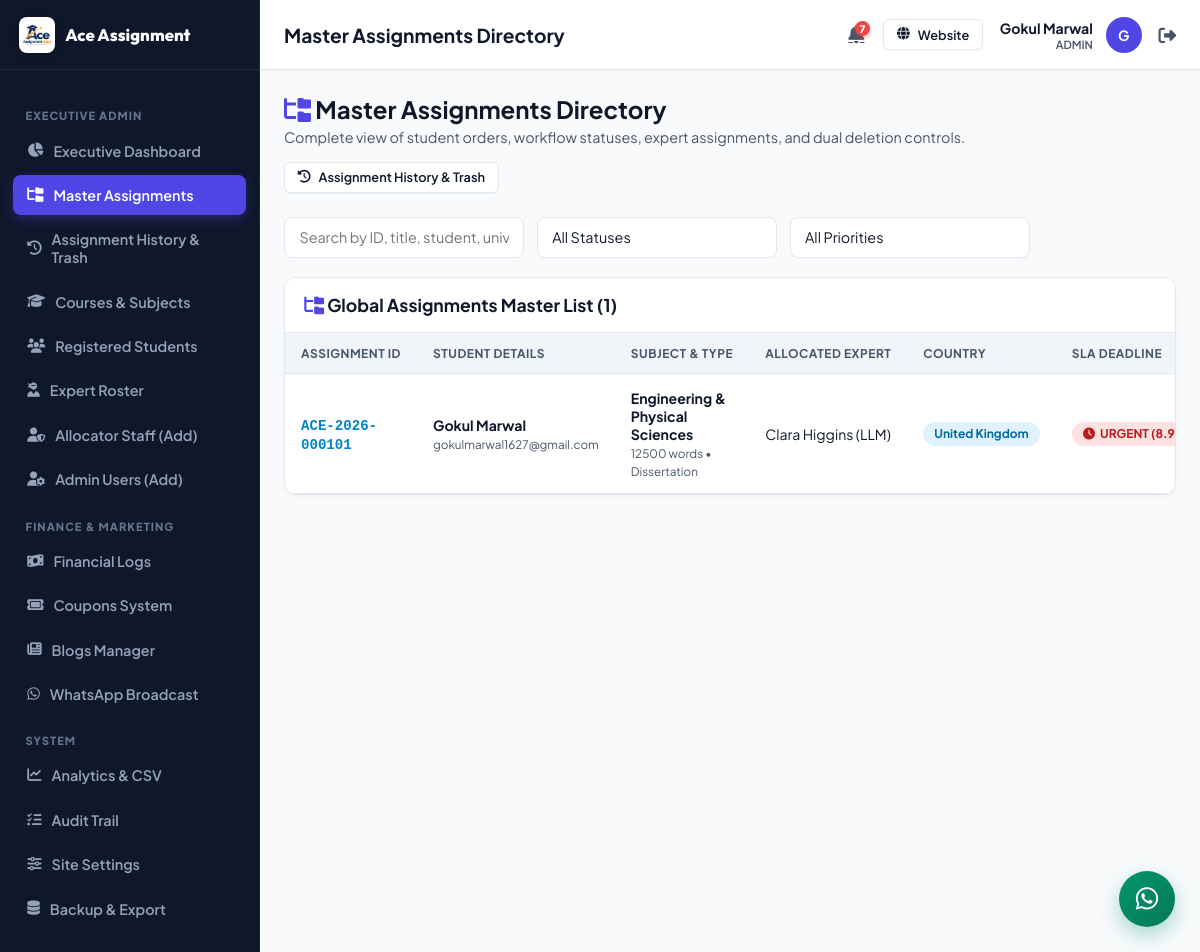
/admin/assignments.php (signed in), run on the app's committed database.
### tables this page shows
CREATE TABLE `assignments` (
  `id` int NOT NULL AUTO_INCREMENT,
  `assignment_id` varchar(50) NOT NULL,
  `student_id` varchar(50) NOT NULL,
  `title` varchar(255) NOT NULL,
  `subject` varchar(100) NOT NULL,
  `assignment_type` varchar(100) DEFAULT NULL,
  `deadline` datetime DEFAULT NULL,
  `timezone` varchar(50) DEFAULT NULL,
  `word_count` int DEFAULT '250',
  `pages` int DEFAULT '1',
  `reference_style` varchar(50) DEFAULT NULL,
  `priority` varchar(50) DEFAULT 'Normal',
  `language` varchar(50) DEFAULT 'English (US)',
  `instructions` text,
  `currency` varchar(10) DEFAULT 'USD',
  `price` decimal(10,2) DEFAULT '0.00',
  `discount_code` varchar(50) DEFAULT NULL,
  `final_price` decimal(10,2) DEFAULT '0.00',
  `status` varchar(50) DEFAULT 'New',
  `allocator_id` varchar(50) DEFAULT NULL,
  `expert_id` varchar(50) DEFAULT NULL,
  `country` varchar(100) DEFAULT NULL,
  `university` varchar(255) DEFAULT NULL,
  `created_at` datetime DEFAULT CURRENT_TIMESTAMP,
  `updated_at` datetime DEFAULT CURRENT_TIMESTAMP ON UPDATE CURRENT_TIMESTAMP,
  `payment_status` varchar(50) DEFAULT 'Unpaid',
  `payment_plan` varchar(50) DEFAULT '100%',
  `paid_amount` decimal(10,2) DEFAULT '0.00',
  `remaining_balance` decimal(10,2) DEFAULT '0.00',
  `refund_reason` text,
  `revision_notes` text,
  PRIMARY KEY (`id`),
  UNIQUE KEY `assignment_id` (`assignment_id`)
);

CREATE TABLE `students` (
  `id` int NOT NULL AUTO_INCREMENT,
  `student_id` varchar(50) NOT NULL,
  `name` varchar(255) NOT NULL,
  `email` varchar(255) NOT NULL,
  `phone` varchar(100) DEFAULT NULL,
  `password` varchar(255) NOT NULL,
  `country` varchar(100) DEFAULT NULL,
  `university` varchar(255) DEFAULT NULL,
  `course` varchar(255) DEFAULT NULL,
  `status` varchar(50) DEFAULT 'Active',
  `created_at` datetime DEFAULT CURRENT_TIMESTAMP,
  PRIMARY KEY (`id`),
  UNIQUE KEY `student_id` (`student_id`),
  UNIQUE KEY `email` (`email`)
);

CREATE TABLE `experts` (
  `id` int NOT NULL AUTO_INCREMENT,
  `expert_id` varchar(50) NOT NULL,
  `name` varchar(255) NOT NULL,
  `email` varchar(255) NOT NULL,
  `phone` varchar(100) DEFAULT NULL,
  `subjects` text,
  `rating` decimal(3,2) DEFAULT '5.00',
  `completed_count` int DEFAULT '0',
  `status` varchar(50) DEFAULT 'Available',
  PRIMARY KEY (`id`),
  UNIQUE KEY `expert_id` (`expert_id`),
  UNIQUE KEY `email` (`email`)
);

### includes/auth.php (called while the page is built, shortened)
<?php
require_once __DIR__ . '/db.php';
class Auth {
    public static function currentUser() {
        return $_SESSION['user'] ?? null;
    }
    public static function checkLoggedIn() {
        $user = self::currentUser();
        if ($user) {
            $table = ($user['role'] === 'Admin') ? 'admins' : (($user['role'] === 'Allocator') ? 'allocators' : (($user['role'] === 'Expert') ? 'experts' : 'students'));
            $idKey = ($user['role'] === 'Admin') ? 'admin_id' : (($user['role'] === 'Allocator') ? 'allocator_id' : (($user['role'] === 'Expert') ? 'expert_id' : 'student_id'));
            $record = DataStore::findOne($table, $idKey, $user['id']);
        }
    }
    public static function checkRole($allowedRoles = []) {
        self::checkLoggedIn();
    }
}

### includes/db.php (called while the page is built, shortened)
<?php
class DataStore {
    private static $pdo = null;
    private static $dbHost = 'database-1.c1o0ygcs2cex.ap-south-1.rds.amazonaws.com';
    private static $dbPort = 3306;
    private static $dbUser = 'admin';
    private static $dbPass = 'Marwal#1627';
    private static $dbName = 'aceassignmenthelp_db';
    public static function getPdo() {
        if (self::$pdo === null) {
            try {
                $dsn = "mysql:host=" . self::$dbHost . ";port=" . self::$dbPort . ";dbname=" . self::$dbName . ";charset=utf8mb4";
                self::$pdo = new PDO($dsn, self::$dbUser, self::$dbPass, [
                    PDO::ATTR_ERRMODE => PDO::ERRMODE_EXCEPTION,
                    PDO::ATTR_DEFAULT_FETCH_MODE => PDO::FETCH_ASSOC,
                    PDO::ATTR_EMULATE_PREPARES => false,
                    PDO::ATTR_TIMEOUT => 5
                ]);
            } catch (Throwable $e) {
                error_log("MySQL Connection Failed: " . $e->getMessage());
                self::$pdo = null;
                throw new Exception("Unable to connect to MySQL database: " . $e->getMessage());
            }
        }
        return self::$pdo;
    }
    private static function formatRecordFromDb($collectionName, $row) {
        if ($collectionName === 'experts' && isset($row['subjects'])) {
            if (is_string($row['subjects'])) {
                $decoded = json_decode($row['subjects'], true);
                $row['subjects'] = is_array($decoded) ? $decoded : array_map('trim', explode(',', $row['subjects']));
            }
        }
        if ($collectionName === 'notifications') {
            if (isset($row['notification_id'])) {
                $row['id'] = $row['notification_id'];
            }
            $row['is_read'] = (bool)($row['is_read'] ?? false);
        }
        return $row;
    }
    public static function getCollection($collectionName) {
        $pdo = self::getPdo();
        try {
            $stmt = $pdo->query("SELECT * FROM `$collectionName` ORDER BY id DESC");
            $rows = $stmt->fetchAll();
            $result = [];
            foreach ($rows as $row) {
                $result[] = self::formatRecordFromDb($collectionName, $row);
            }
            return $result;
        } catch (Throwable $e) {
            error_log("DataStore::getCollection error ($collectionName): " . $e->getMessage());
            return [];
        }
    }
    public static function findOne($collectionName, $key, $value) {
        $pdo = self::getPdo();
        try {
            $sqlKey = $key;
            $stmt = $pdo->prepare("SELECT * FROM `$collectionName` WHERE `$sqlKey` = ? LIMIT 1");
            $stmt->execute([$value]);
            $row = $stmt->fetch();
            if ($row) {
                return self::formatRecordFromDb($collectionName, $row);
            }
        } catch (Throwable $e) {
            error_log("DataStore::findOne error ($collectionName, $key): " . $e->getMessage());
        }
        return null;
    }
}

### includes/helpers.php (called while the page is built, shortened)
<?php
require_once __DIR__ . '/db.php';
function get_sla_status($deadline_str)
{
    $now = time();
    $deadline = strtotime($deadline_str);
    $diff_seconds = $deadline - $now;
    $hours_left = round($diff_seconds / 3600, 1);
    if ($diff_seconds <= 0) {
        return [
            'level' => 'overdue',
            'label' => 'OVERDUE (' . abs(round($hours_left)) . 'h ago)',
            'hours_left' => $hours_left,
            'badge_class' => 'sla-red-pulse'
        ];
    } elseif ($hours_left <= 12) {
        return [
            'level' => 'red',
            'label' => 'URGENT (' . $hours_left . 'h left)',
            'hours_left' => $hours_left,
            'badge_class' => 'sla-red'
        ];
    }
}
function get_user_notifications($user_id, $user_role)
{
    $all = DataStore::getCollection('notifications');
    $filtered = array_filter($all, function ($n) use ($user_id, $user_role) {
        $targetRole = $n['user_role'] ?? '';
        $targetUser = $n['user_id'] ?? '';
        if (!empty($targetUser)) {
            return ($targetUser === $user_id);
        }
        if ($targetRole === 'All')
            return true;
        if ($targetRole === $user_role)
            return true;
        if ($user_role === 'Admin')
            return true;
        return false;
    });
    usort($filtered, function ($a, $b) {
        return strtotime($b['created_at'] ?? '0') - strtotime($a['created_at'] ?? '0');
    });
    return array_values($filtered);
}
function get_unread_notifications_count($user_id, $user_role)
{
    $notifs = get_user_notifications($user_id, $user_role);
    $count = 0;
    foreach ($notifs as $n) {
        if (empty($n['is_read'])) {
            $count++;
        }
    }
    return $count;
}

### admin/assignments.php (the view, shortened to what this page needs)
<?php
$pageTitle = "Master Assignments Directory";
require_once __DIR__ . '/../includes/auth.php';
Auth::checkRole('Admin');
require_once __DIR__ . '/../includes/helpers.php';
include __DIR__ . '/../includes/portal_header.php';
$assignments = DataStore::getCollection('assignments');
?>
<div style="display:flex; justify-content:space-between; align-items:center; margin-bottom:1.5rem; flex-wrap:wrap; gap:1rem;">
  <div>
    <h2 style="font-size:1.5rem; color:var(--text-main); margin-bottom:0.25rem;">
      <i class="fa-solid fa-folder-tree" style="color:var(--primary);"></i> Master Assignments Directory
    </h2>
    <p style="color:var(--text-muted); font-size:0.9rem; margin:0;">Complete view of student orders, workflow statuses, expert assignments, and dual deletion controls.</p>
  </div>
  <div style="display:flex; gap:10px; flex-wrap:wrap;">
    <a href="/admin/history.php" class="btn btn-outline btn-sm">
      <i class="fa-solid fa-clock-rotate-left"></i> Assignment History & Trash
    </a>
  </div>
</div>
<div class="filter-bar">
  <input type="text" id="tableSearchInput" class="form-control" placeholder="Search by ID, title, student, university...">
  <select id="tableStatusFilter" class="form-control">
    <option value="">All Statuses</option>
  </select>
  <select id="tablePriorityFilter" class="form-control">
    <option value="">All Priorities</option>
  </select>
</div>
<div class="table-card">
  <div class="table-header">
    <h3 style="font-size:1.1rem; color:var(--text-main);"><i class="fa-solid fa-folder-tree" style="color:var(--primary);"></i> Global Assignments Master List (<?php echo count($assignments); ?>)</h3>
  </div>
  <div class="table-responsive">
    <table class="data-table">
      <thead>
        <tr>
          <th>Assignment ID</th>
          <th>Student Details</th>
          <th>Subject & Type</th>
          <th>Allocated Expert</th>
          <th>Country</th>
          <th>SLA Deadline</th>
        </tr>
      </thead>
      <tbody>
        <?php foreach ($assignments as $asm):
          $student = DataStore::findOne('students', 'student_id', $asm['student_id']);
          $expert = DataStore::findOne('experts', 'expert_id', $asm['expert_id']);
          $sla = get_sla_status($asm['deadline']);
        ?>
          <tr data-status="<?php echo htmlspecialchars($asm['status']); ?>" data-priority="<?php echo htmlspecialchars($asm['priority']); ?>">
            <td><strong style="color:var(--secondary); font-family:monospace;"><?php echo htmlspecialchars($asm['assignment_id']); ?></strong></td>
            <td>
              <strong style="color:var(--text-main);"><?php echo htmlspecialchars($student['name'] ?? 'Student'); ?></strong><br>
              <small style="color:var(--text-muted);"><?php echo htmlspecialchars($student['email'] ?? ''); ?></small>
            </td>
            <td>
              <div style="font-weight:700; color:var(--text-main);"><?php echo htmlspecialchars($asm['subject']); ?></div>
              <small style="color:var(--text-muted);"><?php echo $asm['word_count']; ?> words &bull; <?php echo htmlspecialchars($asm['assignment_type']); ?></small>
            </td>
            <td><?php echo htmlspecialchars($expert['name'] ?? 'Unassigned'); ?></td>
            <td><span class="badge badge-info"><?php echo htmlspecialchars($asm['country']); ?></span></td>
            <td><span class="badge <?php echo $sla['badge_class']; ?>"><i class="fa-solid fa-clock"></i> <?php echo $sla['label']; ?></span></td>
          </tr>
        <?php endforeach; ?>
      </tbody>
    </table>
  </div>
</div>
</div>
</div>
</body>
</html>

### includes/portal_header.php (shortened to what this page needs)
<?php
require_once __DIR__ . '/auth.php';
require_once __DIR__ . '/helpers.php';
$currentUser = Auth::currentUser();
$userRole = $currentUser['role'];
?>
<!DOCTYPE html>
<html lang="en">
<head>
  <link rel="stylesheet" href="https://cdnjs.cloudflare.com/ajax/libs/font-awesome/6.4.0/css/all.min.css">
  <link rel="stylesheet" href="/assets/css/portal.css">
</head>
<body class="portal-body">
<div class="portal-wrapper">
  <?php include __DIR__ . '/portal_sidebar.php'; ?>
  <div class="portal-main">
    <header class="portal-topbar">
      <div style="display:flex; align-items:center; gap:12px;">
        <div class="topbar-title">
          <?php echo isset($pageTitle) ? htmlspecialchars($pageTitle) : 'Dashboard Overview'; ?>
        </div>
      </div>
      <div class="topbar-user">
        <?php $unreadNotifCount = function_exists('get_unread_notifications_count') ? get_unread_notifications_count($currentUser['id'], $userRole) : 0; ?>
        <a href="/<?php echo strtolower($userRole); ?>/notifications.php" style="position:relative; color:var(--text-muted); font-size:1.15rem; margin-right:6px; display:inline-flex; align-items:center;" title="Notifications (<?php echo $unreadNotifCount; ?> unread)">
          <i class="fa-solid fa-bell"></i>
          <?php if ($unreadNotifCount > 0): ?>
            <span style="position:absolute; top:-4px; right:-6px; background:#ef4444; color:#fff; font-size:0.65rem; font-weight:800; border-radius:10px; padding:1px 5px; min-width:14px; text-align:center; box-shadow:0 2px 4px rgba(239, 68, 68, 0.4);"><?php echo $unreadNotifCount; ?></span>
          <?php endif; ?>
        </a>
        <a href="/" target="_blank" class="btn btn-outline btn-sm" style="margin-right:4px; display:inline-flex;">
          <i class="fa-solid fa-globe"></i> <span class="user-meta-desktop">Website</span>
        </a>
        <div style="text-align:right;" class="user-meta-desktop">
          <div style="font-weight:700; color:var(--text-main); font-size:0.88rem;"><?php echo htmlspecialchars($currentUser['name']); ?></div>
          <small style="color:var(--text-muted); font-weight:600; font-size:0.7rem; text-transform:uppercase; display:block;"><?php echo htmlspecialchars($userRole); ?></small>
        </div>
        <div class="user-avatar" title="<?php echo htmlspecialchars($currentUser['name']); ?>">
          <?php echo strtoupper(substr($currentUser['name'], 0, 1)); ?>
        </div>
        <a href="/logout.php" title="Logout" style="color:var(--text-muted); font-size:1.1rem; margin-left:4px;">
          <i class="fa-solid fa-right-from-bracket"></i>
        </a>
      </div>
    </header>
    <div class="portal-content">
<button class="floating-chat-btn" id="portalLiveChatTrigger" title="Open Live Portal Chat">
  <i class="fa-brands fa-whatsapp"></i>
</button>

### data on the page
assignments: assignment "ACE-2026-000101", students.name "Gokul Marwal", students.email "gokulmarwal1627@gmail.com", subject "Engineering & Physical Sciences", word_count "12500", assignment_type "Dissertation", experts.name "Clara Higgins (LLM)", country "United Kingdom", deadline "URGENT…"

### other printed values
$pageTitle "Master Assignments Directory"
$unreadNotifCount "7"
$currentUser['name'] "Gokul Marwal"
$userRole "ADMIN"
substr($currentUser['name'], 0, 1) "G"
count($assignments) "1"
